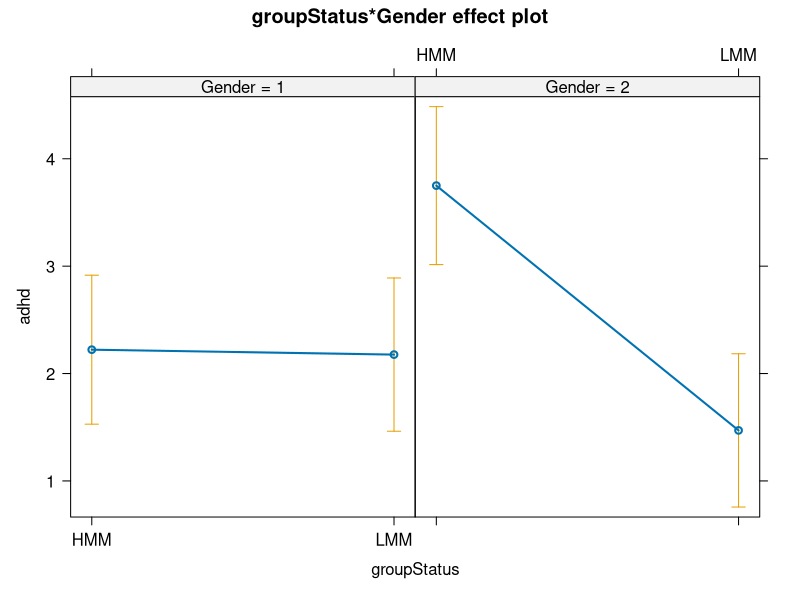
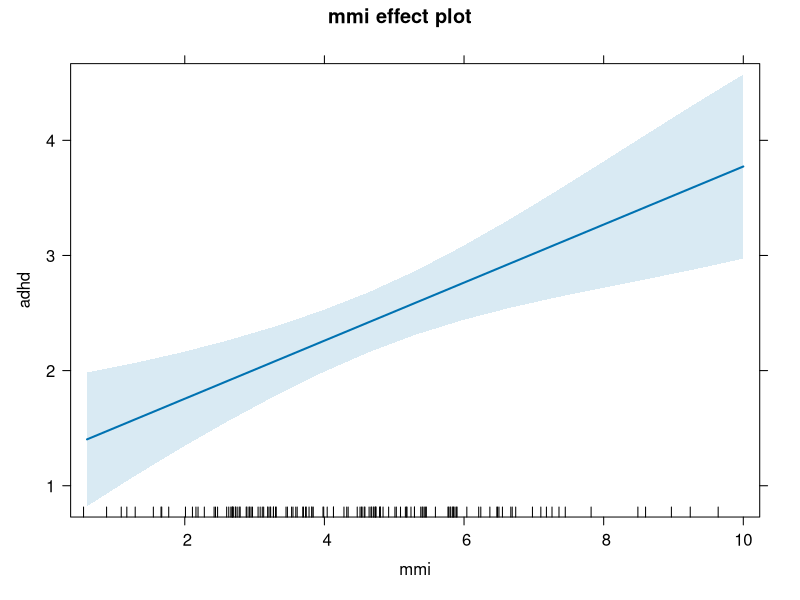
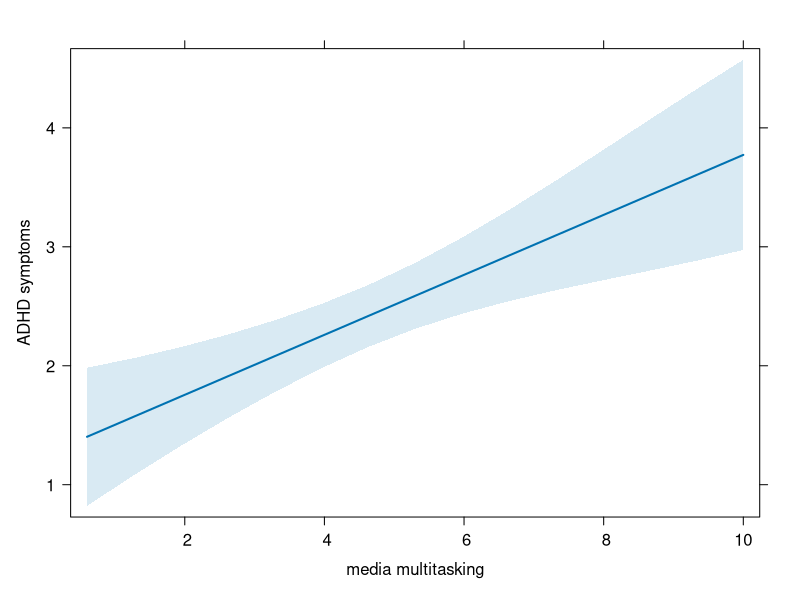
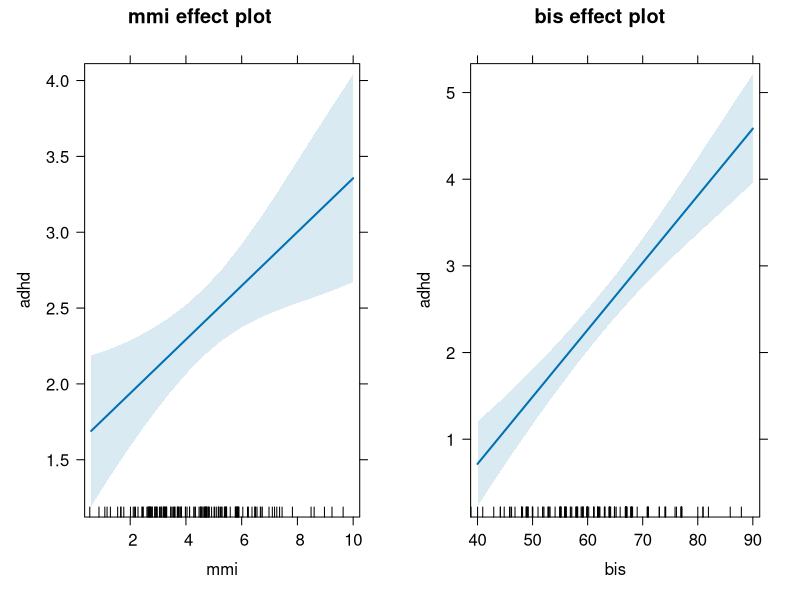
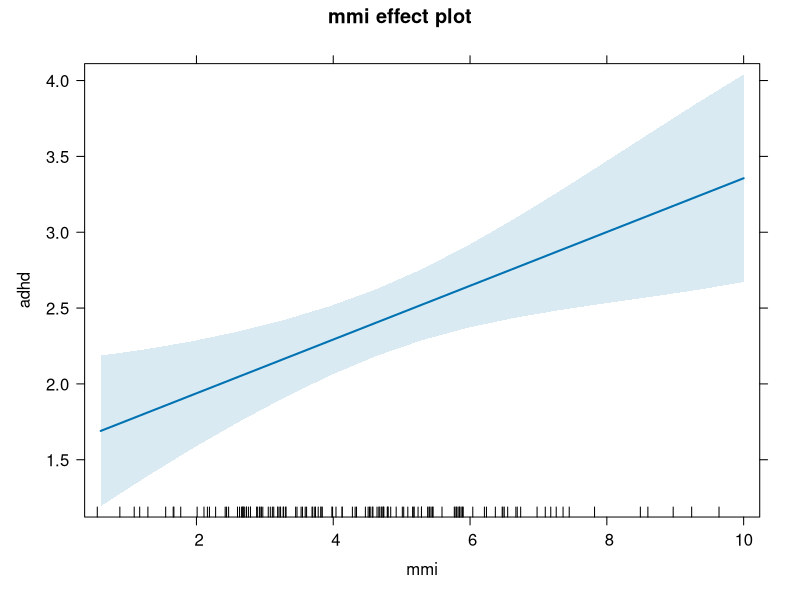
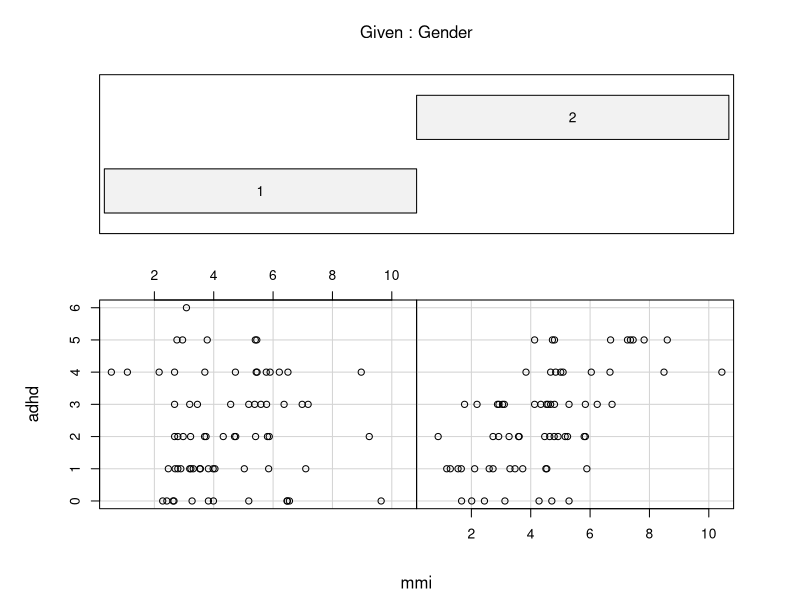
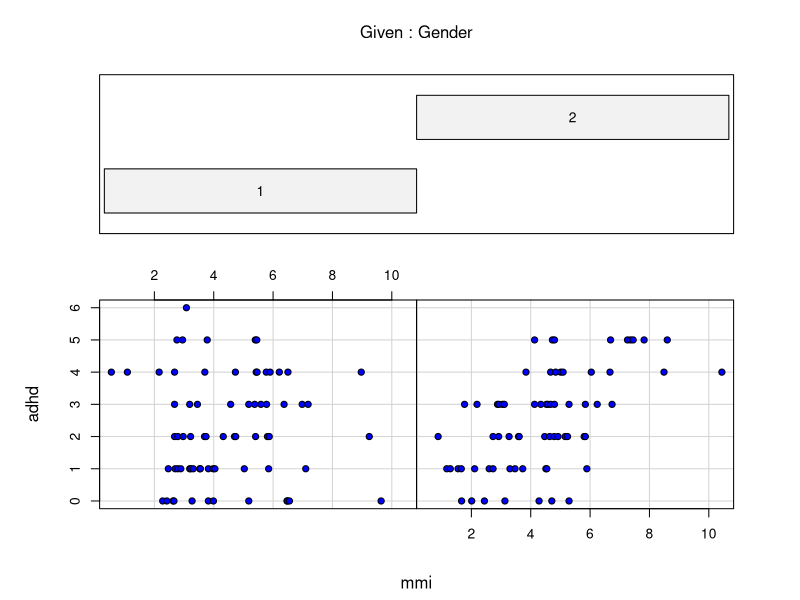
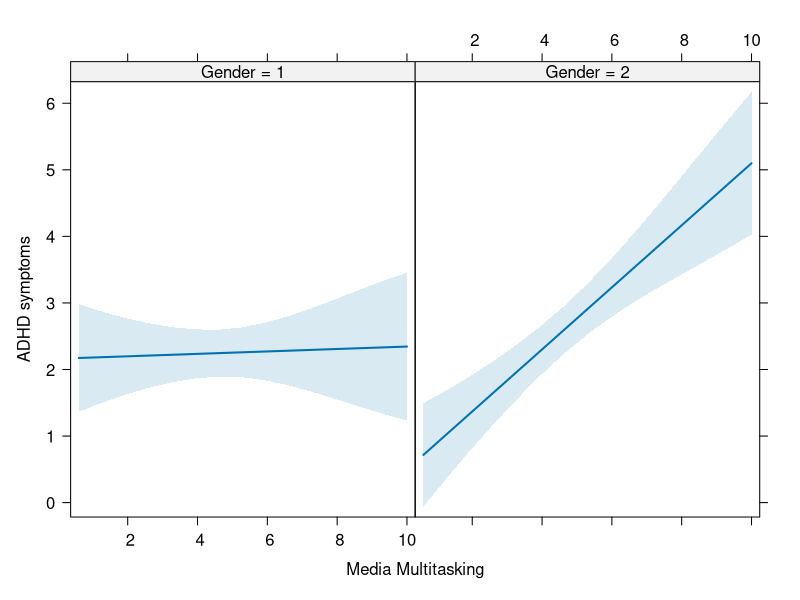

The R script that drew these images, in order:
## ---- chunk 1
install.packages("effects")
#Effect Displays for Linear, Generalized Linear, and Other Models
#https://cran.r-project.org/web/packages/effects/effects.pdf

library(car)
library(effects)

## ---- chunk 2
# this dataset examines the relationship between multitasking and working memory.  original paper by Uncapher et al. 2016:  https://www.ncbi.nlm.nih.gov/pmc/articles/PMC4733435/pdf/nihms712443.pdf

# we will download 2 datasets this time. 
# 1. simple wide-format dataframe, which only includes one condiiton of the task
#( therefore there is one line per subject) 
df <- read.csv("uncapher_2016_one_condition_dataset.csv")

# 2. a repeated measures version of this dataset
# which includes two conditions of Distractor Present (distPresent): 
df_rm <- read.csv("uncapher_2016_repeated_measures_dataset.csv")

# let's recode gender as factor. 
#IMPORTANT NOTE: Gender is fake data added by MVT for the purposes of this tutorial! 
df$Gender <- as.factor(df$Gender) # 1 = females, 2 = males 

# how many subjects are in this dataframe?
Nsubs <- length(unique(df_rm$subjNum))

## ---- chunk 3
#use the cor() function with two variables to get the correlation coefficient.
cor(df$adhd, df$mmi)

#use the cor.test() function to get the t, df, and p-value associated with your correlaton coefficient. 
cor.test(df$adhd, df$mmi)
## ---- chunk 4
# first, let's make a dataset that excludes subjects who aren't labeled either "High" or "Low" on multitasking. We will filter out subjects whose groupStatus is blank ("").
df.grouponly <- subset(df, groupStatus != "")
nrow(df.grouponly)

# The levene test from the Car package to test the null that the variances are equal between groups. if p<0.05 then we would reject the null, meaning that variances are not equal (heterogenous).
leveneTest(df.grouponly$adhd, df.grouponly$groupStatus) 
# we do not reject the null (variances are equal). 

## ---- chunk 5
#The first argument is the y variable (ADHD), followed by the grouping variable (Group Status).
t.test(df.grouponly$adhd ~ df.grouponly$groupStatus)

# note:  R's default for t-test is a welch two-sample t-test, which assumes heterogenous (non-equal) variance between groups. but we know our variances are equal! 

# we can use var.equal = TRUE to conduct a "students" T-test, which assumes equal variances between groups. if you're familiar with SPSS, this is their default t-test.

t.test(df.grouponly$adhd ~ df.grouponly$groupStatus, var.equal=TRUE)
## ---- chunk 6
# The only thing you need to change in the code for a paired t-test is add an argument: paired == TRUE.

t.test(df_rm$dprime ~ df_rm$distPresent, var.equal=TRUE)

# surprisngly, no! 
## ---- chunk 7
aov_1 <- aov(adhd ~ groupStatus, data = df.grouponly)
summary(aov_1) # anova output
coefficients(aov_1) # coefficients (betas) indicating effect for each group.
## ---- chunk 8
# let's use a median split to make a factor for impulsivity (high and low)

# 1. interactions the long way :
aov_2 <- aov(adhd ~ groupStatus:Gender + groupStatus + Gender, data =df.grouponly)
summary(aov_2)

# 2. another way to write an interaction model (the short way)
# the * indicates interaction between groupStatus and bis.groups
# note that using * will automatically include the main effects of each variable in the model.
aov_3 <-  aov(adhd ~ groupStatus*Gender, data =df.grouponly)
summary(aov_3) # the results are identical to above. 

# the "effect" package allows you to quickly view the fits of your model
plot(allEffects(aov_3))

# note:Effect package will not show you the original data, only fits. 
# note: we recommend using ggplot, but this is helpful for quick plotting.
## ---- chunk 9
# We will get the post-hoc contrasts for each level of the interaction using the function TukeyHSD().
# The argument for the function is the model_name (aov_2), whch we just created above.
post_hoc <- TukeyHSD(aov_3)
post_hoc # view the output.

#We can extract the 6 contrasts of the 2x2 interaction by indexing the results of the TukeyHSD() function.
ph_table <- post_hoc$'groupStatus:bisGroups'
ph_table # view the output.  
## ---- chunk 10
# Linear regression follow this formula: lm( y ~ x, data) where lm() is the function of the linear model. 
model1 <- lm(adhd ~ mmi, data = df)

# We will use the summary() function, with our model as input, to easly view a table of the results of the model.
summary(model1)
## ---- chunk 11
# it will automatically plot the linear regression slope with a 95% confidence interval. 
plot(effect("mmi", model1))

# Like many R functions, there are many addtional arguments that will allow you to customize the plot and make it prettier. 
plot(effect("mmi", model1), main = "", xlab = "media multitasking", ylab ="ADHD symptoms", rug=FALSE)
## ---- chunk 12
#multiple regression formula: add terms in your lm () function
# lm( y ~ x + m + z, data)
model2 <- lm(adhd ~ mmi + bis, data = df )
summary(model2) 
#we can see that both variables predict adhd symptoms quite strongly!
## ---- chunk 13
# The effect package also allows you to plot the model fits for each coefficient, each controlling for all other variables in the model.
plot(allEffects(model2))

# if you only want to plot the results of one coefficient at a time, we can do that too.
plot(effect("mmi", model2))
## ---- chunk 14
#We will use the coplot() function to view the interaction relationship 
# where: y ~ x | m (moderator = Gender)

coplot( adhd ~ mmi|Gender, data = df) 

# we can add a few more arguments to make it pretty
coplot(adhd ~ mmi | Gender, data =df ,number = 3,
       col = "black", bg = "blue", pch = 21) 

## ---- chunk 15
#Similar to the anova, the * indicates an interaction, where R will include the individual coefficients for each variable automatically.

model4 <- lm(adhd ~ mmi * Gender, data =df)
summary(model4) 

## ---- chunk 16
plot(effect("mmi:Gender", model4), rug = F, main = "", ylab= "ADHD symptoms", xlab = "Media Multitasking")

# the relationship between mmi and adhd is stronger in males (gender == 2)
## ---- chunk 17
# now bis is the moderator 
coplot(dprime ~ mmi | bis, data =df ,number = 3,
       col = "black", bg = "blue", pch = 21) 

#let's run the model
model5 <- lm(adhd ~ mmi * bis, data =df)
summary(model5)


## ---- chunk 18
# the effect plot automatically bins the data at different levels of the moderator (bis)
plot(effect("mmi:bis", model5))


#You can also just plot the lines in a single plot (without CI) using the multiline=T option. 
plot(effect("mmi:bis", model5), multiline=T, rug = F, main = "", ylab= "ADHD symptoms", xlab ="Media Multitasking")

# there are many more options in different packages, such as ggplot! 
## ---- chunk 19

avPlot(model5, "bis")

# make it prettier!
avPlot(model5, "mmi", col = "Black", col.lines = "Blue", pch = 18, lwd= 3, 
       ylab =  "ADHD symptoms", xlab ="Media Multitasking",
       main = "Partial Regression Plot: ADHD by Media Multitasking")
